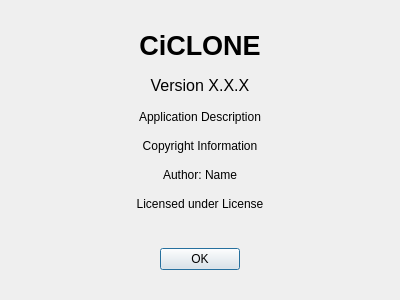
<?xml version="1.0" encoding="UTF-8"?>
<ui version="4.0">
 <class>AboutDialog</class>
 <widget class="QDialog" name="AboutDialog">
  <property name="geometry">
   <rect>
    <x>0</x>
    <y>0</y>
    <width>400</width>
    <height>300</height>
   </rect>
  </property>
  <property name="windowTitle">
   <string>About CiCLONE</string>
  </property>
  <property name="modal">
   <bool>true</bool>
  </property>
  <property name="sizeGripEnabled">
   <bool>false</bool>
  </property>
  <layout class="QVBoxLayout" name="verticalLayout">
   <property name="spacing">
    <number>15</number>
   </property>
   <property name="leftMargin">
    <number>30</number>
   </property>
   <property name="topMargin">
    <number>30</number>
   </property>
   <property name="rightMargin">
    <number>30</number>
   </property>
   <property name="bottomMargin">
    <number>30</number>
   </property>
   <item>
    <widget class="QLabel" name="appNameLabel">
     <property name="font">
      <font>
       <pointsize>20</pointsize>
       <bold>true</bold>
      </font>
     </property>
     <property name="text">
      <string>CiCLONE</string>
     </property>
     <property name="alignment">
      <set>Qt::AlignmentFlag::AlignCenter</set>
     </property>
    </widget>
   </item>
   <item>
    <widget class="QLabel" name="versionLabel">
     <property name="font">
      <font>
       <pointsize>12</pointsize>
      </font>
     </property>
     <property name="text">
      <string>Version X.X.X</string>
     </property>
     <property name="alignment">
      <set>Qt::AlignmentFlag::AlignCenter</set>
     </property>
    </widget>
   </item>
   <item>
    <widget class="QLabel" name="descriptionLabel">
     <property name="text">
      <string>Application Description</string>
     </property>
     <property name="alignment">
      <set>Qt::AlignmentFlag::AlignCenter</set>
     </property>
     <property name="wordWrap">
      <bool>true</bool>
     </property>
    </widget>
   </item>
   <item>
    <widget class="QLabel" name="copyrightLabel">
     <property name="text">
      <string>Copyright Information</string>
     </property>
     <property name="alignment">
      <set>Qt::AlignmentFlag::AlignCenter</set>
     </property>
    </widget>
   </item>
   <item>
    <widget class="QLabel" name="authorLabel">
     <property name="text">
      <string>Author: Name</string>
     </property>
     <property name="alignment">
      <set>Qt::AlignmentFlag::AlignCenter</set>
     </property>
     <property name="wordWrap">
      <bool>true</bool>
     </property>
    </widget>
   </item>
   <item>
    <widget class="QLabel" name="licenseLabel">
     <property name="text">
      <string>Licensed under License</string>
     </property>
     <property name="alignment">
      <set>Qt::AlignmentFlag::AlignCenter</set>
     </property>
    </widget>
   </item>
   <item>
    <spacer name="verticalSpacer">
     <property name="orientation">
      <enum>Qt::Orientation::Vertical</enum>
     </property>
     <property name="sizeHint" stdset="0">
      <size>
       <width>20</width>
       <height>40</height>
      </size>
     </property>
    </spacer>
   </item>
   <item>
    <widget class="QDialogButtonBox" name="buttonBox">
     <property name="orientation">
      <enum>Qt::Orientation::Horizontal</enum>
     </property>
     <property name="standardButtons">
      <set>QDialogButtonBox::StandardButton::Ok</set>
     </property>
     <property name="centerButtons">
      <bool>true</bool>
     </property>
    </widget>
   </item>
  </layout>
 </widget>
 <resources/>
 <connections>
  <connection>
   <sender>buttonBox</sender>
   <signal>accepted()</signal>
   <receiver>AboutDialog</receiver>
   <slot>accept()</slot>
   <hints>
    <hint type="sourcelabel">
     <x>199</x>
     <y>279</y>
    </hint>
    <hint type="destinationlabel">
     <x>199</x>
     <y>149</y>
    </hint>
   </hints>
  </connection>
 </connections>
</ui>
